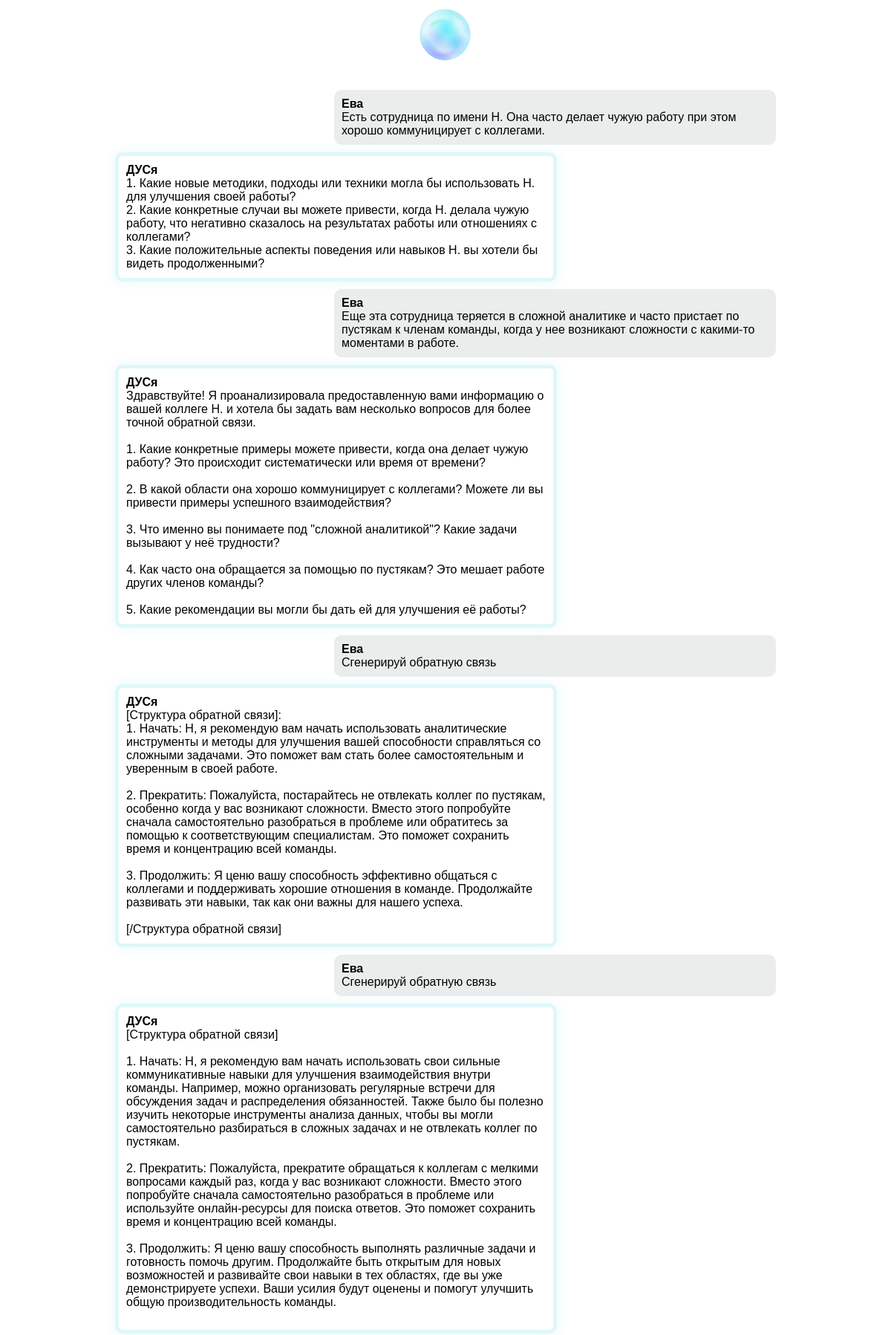
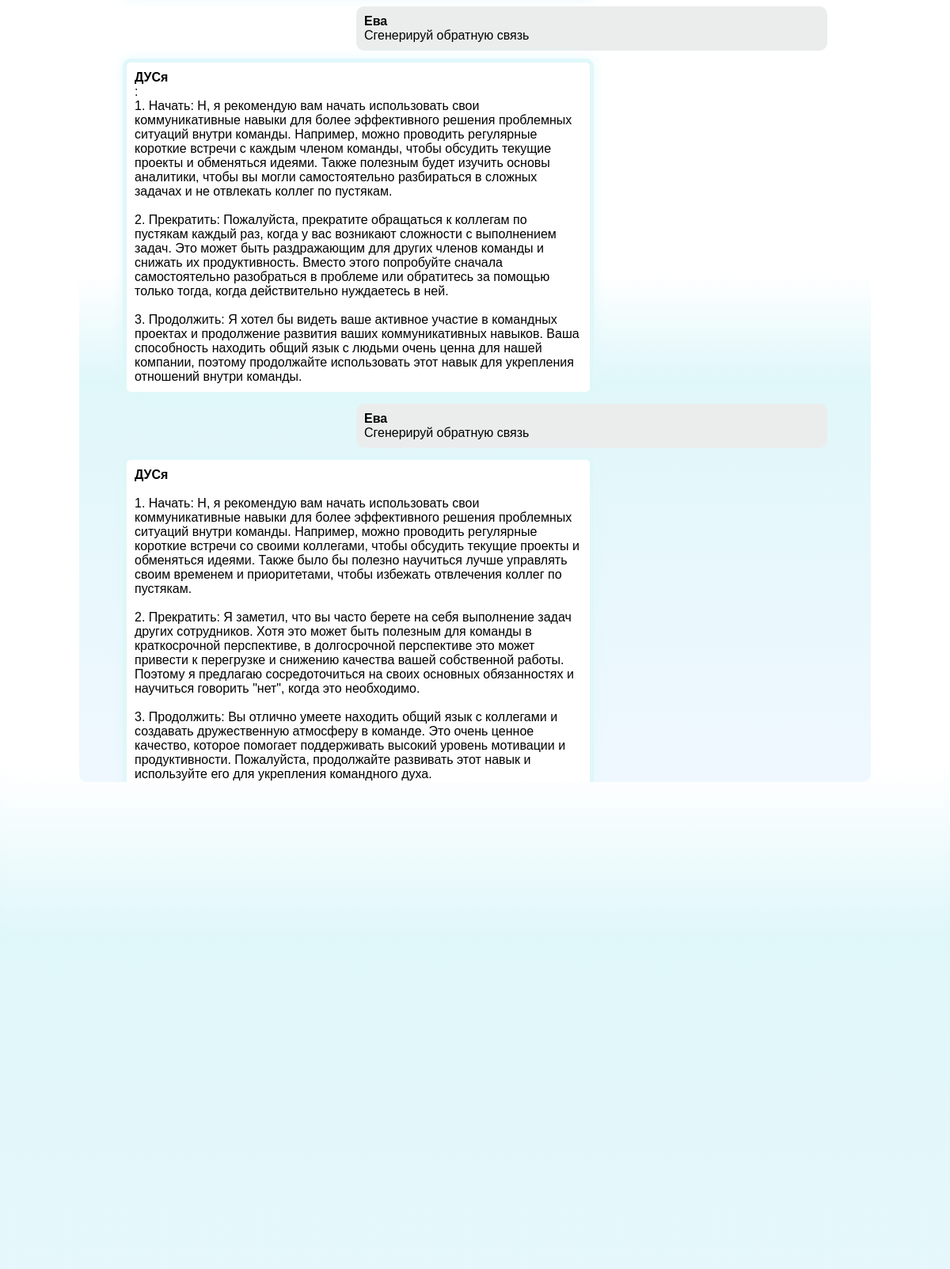
The app's page /chatbot/ (signed in, upper part) with its own data (2 pictures, top to bottom).
### chatbot/models.py (models this page shows)
class Chat(models.Model):
    user = models.ForeignKey(User, on_delete=models.CASCADE)
    message = models.TextField()
    response = models.TextField()
    created_at = models.DateTimeField(auto_now_add=True)
    def __str__(self):
        return f'{self.user.username}: {self.message}'
    class Meta:
        verbose_name = 'Чат'
        verbose_name_plural = 'Чаты'

### chatbot/views.py (the view)
# urls.py: path('', views.chatbot, name="chatbot"),
def chatbot(request):
    chats = Chat.objects.filter(user=request.user)
    print(str(chats))
    if request.method == 'POST':
        message = request.POST.get("message")
        response = main_facilitator(message + str(chats))
        chat = Chat(user=request.user, message=message, response=response, created_at=timezone.now())
        chat.save()
        return JsonResponse({'message': message, "response": response})
    return render(request, 'chatbot/chatbot.html', {'chats': chats})

### chatbot/templates/chatbot/chatbot.html (shortened to what this page needs)
{% load static %}
{% block content %}
  <span>
    <img src="{% static 'main/img/дуся.png' %}" class="zoom-image" style="width:8%; display: block; margin: 0 auto;">
  </span>
  <div class="chat-container">
    <div class="card flex-grow-1">
      <div class="card-body messages-box">
        <ul class="list-unstyled messages-list">
          {% for chat in chats %}
            {% if chat.user == request.user %}
              <li class="message sent">
                <div class="message-sender"><b>Ева</b></div>
                <div class="message-text">
                  <div class="message-content">{{ chat.message|safe }}</div>
                </div>
              </li>
              <li class="message received">
                <div class="message-text">
                  <div class="message-sender"><b>ДУСя</b></div>
                  <div class="message-content">{{ chat.response|safe }}</div>
                </div>
              </li>
            {% endif %}
          {% endfor %}
        </ul>
      </div>
    </div>
  </div>
{% endblock %}

### chatbot/templates/chatbot/chatbot.html (style rules this page uses)
.chat-container { height: 63%; display: flex; flex-direction: column; max-width: 1000px; margin: 20px auto; border: 0px solid #ccc; border-radius: 10px; background: linear-gradient(to bottom, #ffffff 76%, #e0f7fa 81%, #f0f8ff 100%); overflow-y: auto; }
.message { padding: 10px; border-radius: 10px; margin: 10px; }
.message.sent { background-color: #ebeded; align-self: flex-end; text-align: left; margin-left: 350px; margin-right: 55px; font-family: Arial;   }
.messages-list { list-style: none; padding: 0; margin: 0; }
.message.received { background-color: #ffffff; align-self: flex-start; text-align: left; margin-right: 350px; margin-left: 55px; border: 5px solid #e0f7fa; box-shadow: 0 0 15px rgba(224, 247, 250, 0.8); font-family: Arial; }
.zoom-image { animation: zoom-in-out 3s ease-in-out infinite; transition: box-shadow 0.3s ease; }

### records on screen
Chat: message "Есть сотрудница по имени Н. Она часто делает чужую работу при этом хорошо коммуницирует с коллегами.", response "1. Какие новые методики, подходы или техники могла бы использовать Н. для улучшения своей работы? 2. Какие конкретные случаи вы можете привести, когда Н. делала чужую работу, что негативно сказалось на результатах работы или отношениях с коллегами? 3. Какие положительные аспекты поведения или навыков Н. вы хотели бы видеть продолженными?"
Chat: message "Еще эта сотрудница теряется в сложной аналитике и часто пристает по пустякам к членам команды, когда у нее возникают сложности с какими-то моментами в работе.", response "Здравствуйте! Я проанализировала предоставленную вами информацию о вашей коллеге Н. и хотела бы задать вам несколько вопросов для более точной обратной связи. 1. Какие конкретные примеры можете привести, когда она делает чужую работу? Это происходит систематически или время от времени? 2. В какой области она хорошо коммуницирует с коллегами? Можете ли вы привести примеры успешного взаимодействия? 3. Что именно вы понимаете под \"сложной аналитикой\"? Какие задачи вызывают у неё трудности? 4. Как часто она обращается за помощью по пустякам? Это мешает работе других членов команды? 5. Какие рекомендации вы могли бы дать ей для улучшения её работы?"
Chat: message "Сгенерируй обратную связь", response "[Структура обратной связи]: 1. Начать: Н, я рекомендую вам начать использовать аналитические инструменты и методы для улучшения вашей способности справляться со сложными задачами. Это поможет вам стать более самостоятельным и уверенным в своей работе. 2. Прекратить: Пожалуйста, постарайтесь не отвлекать коллег по пустякам, особенно когда у вас возникают сложности. Вместо этого попробуйте сначала самостоятельно разобраться в проблеме или обратитесь за помощью к соответствующим специалистам. Это поможет сохранить время и концентрацию всей команды. 3. Продолжить: Я ценю вашу способность эффективно общаться с коллегами и поддерживать хорошие отношения в команде. Продолжайте развивать эти…"
Chat: message "Сгенерируй обратную связь", response "[Структура обратной связи] 1. Начать: Н, я рекомендую вам начать использовать свои сильные коммуникативные навыки для улучшения взаимодействия внутри команды. Например, можно организовать регулярные встречи для обсуждения задач и распределения обязанностей. Также было бы полезно изучить некоторые инструменты анализа данных, чтобы вы могли самостоятельно разбираться в сложных задачах и не отвлекать коллег по пустякам. 2. Прекратить: Пожалуйста, прекратите обращаться к коллегам с мелкими вопросами каждый раз, когда у вас возникают сложности. Вместо этого попробуйте сначала самостоятельно разобраться в проблеме или используйте онлайн-ресурсы для поиска ответов. Это поможет сохранить время и…"
Chat: message "Сгенерируй обратную связь", response ": 1. Начать: Н, я рекомендую вам начать использовать свои коммуникативные навыки для более эффективного решения проблемных ситуаций внутри команды. Например, можно проводить регулярные короткие встречи с каждым членом команды, чтобы обсудить текущие проекты и обменяться идеями. Также полезным будет изучить основы аналитики, чтобы вы могли самостоятельно разбираться в сложных задачах и не отвлекать коллег по пустякам. 2. Прекратить: Пожалуйста, прекратите обращаться к коллегам по пустякам каждый раз, когда у вас возникают сложности с выполнением задач. Это может быть раздражающим для других членов команды и снижать их продуктивность. Вместо этого попробуйте сначала самостоятельно разобраться…"
Chat: message "Сгенерируй обратную связь", response "1. Начать: Н, я рекомендую вам начать использовать свои коммуникативные навыки для более эффективного решения проблемных ситуаций внутри команды. Например, можно проводить регулярные короткие встречи со своими коллегами, чтобы обсудить текущие проекты и обменяться идеями. Также было бы полезно научиться лучше управлять своим временем и приоритетами, чтобы избежать отвлечения коллег по пустякам. 2. Прекратить: Я заметил, что вы часто берете на себя выполнение задач других сотрудников. Хотя это может быть полезным для команды в краткосрочной перспективе, в долгосрочной перспективе это может привести к перегрузке и снижению качества вашей собственной работы. Поэтому я предлагаю сосредоточиться…"
